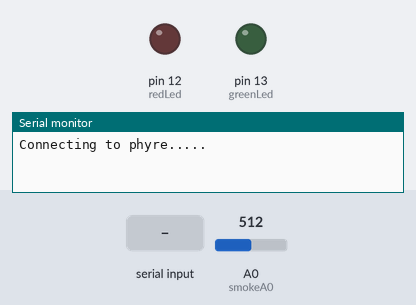
A sketch run on a simulated Arduino Uno, built with avr-gcc and run on an emulated ATmega328P. Shown: output pins drawn as LEDs (lit = HIGH), the last lines printed to the serial monitor. The inputs (shaded band) are chosen by the test bench; at power-on: A0 (smokeA0) = 512. The modem accepts every AT command (registered, SIM ready, sends succeed) and sends nothing else.

Above: at 0.8 s.
0.9 s: "1\n" received over the second serial link
At 24.2 s:
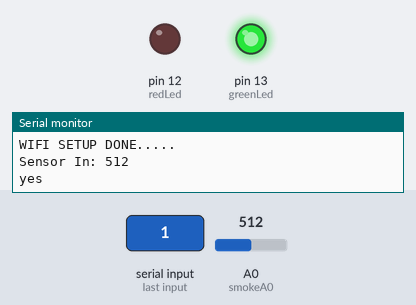
Timing chart, 0 to 25.0 s (numbered marks = the images above; inputs shaded):
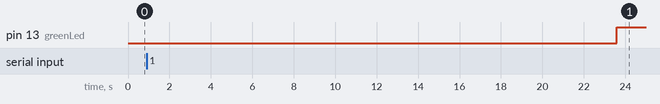

The sketch:

capstone_project.ino
```cpp
#include <SoftwareSerial.h>

SoftwareSerial ESP11 = SoftwareSerial(2,3);

#define DEBUG true
#define SERVER "things.ubidots.com"
#define PORT 80
#define USER_AGENT "UbidotsESP8266"
#define VERSION "1.1"
#define TOKEN "8jyhmm2dO4wLOPymuwxlQQ7AkzD1cq"
//#define wifiSSID "PLDTHOMEDSL"
//#define wifiPASSWORD "mementom0r1"
#define wifiSSID "phyre"
#define wifiPASSWORD "c4pst0n3pr0j3ct"
int smokeA0 = A0;
int redLed = 12;
int greenLed = 13;
int sensorThres = 500;
int buzzer = 5;

void setup()
{
      Serial.begin(9600);
      ESP11.begin(9600);
      connectToWifi(wifiSSID,wifiPASSWORD);
      setupTCPConnection(SERVER,PORT);
      String data = "{\"wifi\":1}";
      int i  = data.length();
      String toPost = "POST /api/v1.6/devices/test/?token=8jyhmm2dO4wLOPymuwxlQQ7AkzD1cq HTTP/1.1\r\n"
                "Host: things.ubidots.com\r\n"
                "User-Agent:" + String(USER_AGENT) + "/" + String(VERSION) + "\r\n"
                "Content-Type: application/json\r\n"
                "Content-Length: " + String(i) + "\r\n"
                "\r\n"
                + data +
                "\r\n";
      sendData(toPost,1000,DEBUG);
      sendData(toPost,1000,DEBUG);
      Serial.print("\nWIFI SETUP DONE.....\n");
      pinMode(redLed, OUTPUT);
      pinMode(greenLed, OUTPUT);
      pinMode(buzzer, OUTPUT);
      pinMode(smokeA0, INPUT);


}

void loop() {
    int analogSensor = analogRead(smokeA0);
    Serial.print("\nSensor In: ");
    Serial.println(analogSensor);
    Serial.print("\n");
    // Checks if it has reached the threshold value
    if (analogSensor < sensorThres)
    {
      digitalWrite(redLed, HIGH);
      digitalWrite(greenLed, LOW);
      tone(buzzer, 1000, 200);
      alertCloud();
    }
    else
    {
      Serial.print("yes");
      digitalWrite(redLed, LOW);
      digitalWrite(greenLed, HIGH);
      noTone(buzzer);
    }
//    sendDataToCloud(analogSensor);
    delay(1000);
}
void alertCloud(){
//   String data = "{\"firesense\":"+String(sensorval)+"}";
   String data = "{\"alarm\":1}";

   int dataLength = data.length();
   String postRequest = "POST /api/v1.6/devices/capstone/?token=8jyhmm2dO4wLOPymuwxlQQ7AkzD1cq HTTP/1.1\r\n"
                "Host: things.ubidots.com\r\n"
                "User-Agent:" + String(USER_AGENT) + "/" + String(VERSION) + "\r\n"
                "Content-Type: application/json\r\n"
                "Content-Length: " + String(dataLength) + "\r\n"
                "\r\n"
                + data +
                "\r\n";
   sendData(postRequest,1000,DEBUG);
}
void setupTCPConnection(String host, int port)
{
    sendData("AT+CIPMUX=0\r\n",2000,DEBUG);
    sendData("AT+CIPSTART=\"TCP\",\""+host+"\","+String(port)+"\r\n",1000,DEBUG);
    sendData("AT+CIPMODE=1\r\n",1000,DEBUG);
    sendData("AT+CIPSEND\r\n",1000,DEBUG);
}
void connectToWifi(String ssid, String pass)
{
    Serial.print("\nConnecting to "+ssid+".....\n");
    sendData("AT+RST\r\n",1000,DEBUG);
    sendData("AT+CWMODE=1\r\n",1000,DEBUG);
    sendData("AT+CWJAP=\""+ssid+"\",\""+pass+"\"\r\n",10000, DEBUG);
    sendData("AT+CWJAP?\r\n",2000, DEBUG);
    sendData("AT+CIFSR\r\n",2000,DEBUG);
}
String sendData(String command, const int timeout, boolean debug)
{
    String response = "";

    ESP11.print(command); // send the read character to the esp8266

    long int time = millis();

    while( (time+timeout) > millis())
    {
      while(ESP11.available())
      {

        // The esp has data so display its output to the serial window
        char c = ESP11.read(); // read the next character.
        response+=c;
      }
    }

    if(debug)
    {
      Serial.print(response);
    }

    return response;
}
```
